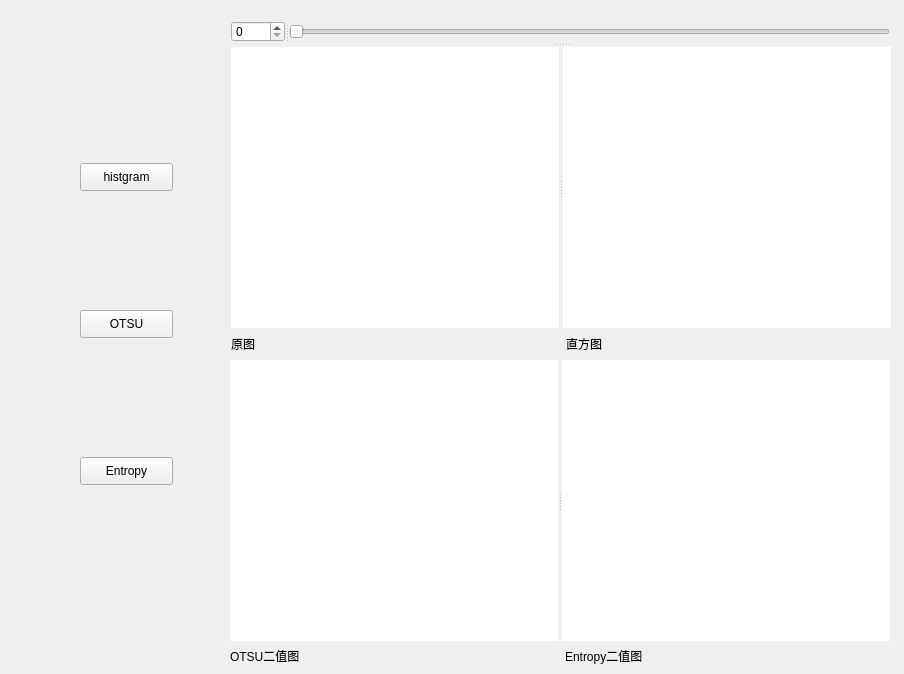
    <widget class="QWidget" name="page">
     <widget class="QWidget" name="layoutWidget">
      <property name="geometry">
       <rect>
        <x>80</x>
        <y>50</y>
        <width>111</width>
        <height>551</height>
       </rect>
      </property>
      <layout class="QVBoxLayout" name="verticalLayout">
       <item>
        <widget class="QPushButton" name="hist">
         <property name="minimumSize">
          <size>
           <width>93</width>
           <height>28</height>
          </size>
         </property>
         <property name="maximumSize">
          <size>
           <width>93</width>
           <height>28</height>
          </size>
         </property>
         <property name="text">
          <string>histgram</string>
         </property>
        </widget>
       </item>
       <item>
        <widget class="QPushButton" name="otsu">
         <property name="minimumSize">
          <size>
           <width>93</width>
           <height>28</height>
          </size>
         </property>
         <property name="maximumSize">
          <size>
           <width>93</width>
           <height>28</height>
          </size>
         </property>
         <property name="text">
          <string>OTSU</string>
         </property>
        </widget>
       </item>
       <item>
        <widget class="QPushButton" name="entropy">
         <property name="minimumSize">
          <size>
           <width>93</width>
           <height>28</height>
          </size>
         </property>
         <property name="maximumSize">
          <size>
           <width>93</width>
           <height>28</height>
          </size>
         </property>
         <property name="text">
          <string>Entropy</string>
         </property>
        </widget>
       </item>
      </layout>
     </widget>
     <widget class="QWidget" name="layoutWidget">
      <property name="geometry">
       <rect>
        <x>231</x>
        <y>21</y>
        <width>664</width>
        <height>333</height>
       </rect>
      </property>
      <layout class="QGridLayout" name="gridLayout">
       <item row="1" column="0">
        <widget class="QLabel" name="label">
         <property name="text">
          <string>原图</string>
         </property>
        </widget>
       </item>
       <item row="1" column="1">
        <widget class="QLabel" name="label_2">
         <property name="text">
          <string>直方图</string>
         </property>
        </widget>
       </item>
       <item row="0" column="0" colspan="2">
        <widget class="QSplitter" name="splitter_3">
         <property name="orientation">
          <enum>Qt::Vertical</enum>
         </property>
         <widget class="QSplitter" name="splitter_2">
          <property name="orientation">
           <enum>Qt::Horizontal</enum>
          </property>
          <widget class="QSpinBox" name="spinBox">
           <property name="minimumSize">
            <size>
             <width>54</width>
             <height>21</height>
            </size>
           </property>
           <property name="maximumSize">
            <size>
             <width>54</width>
             <height>21</height>
            </size>
           </property>
           <property name="maximum">
            <number>255</number>
           </property>
          </widget>
          <widget class="QSlider" name="thresSlider">
           <property name="enabled">
            <bool>true</bool>
           </property>
           <property name="sizePolicy">
            <sizepolicy hsizetype="Fixed" vsizetype="Fixed">
             <horstretch>0</horstretch>
             <verstretch>0</verstretch>
            </sizepolicy>
           </property>
           <property name="minimumSize">
            <size>
             <width>601</width>
             <height>22</height>
            </size>
           </property>
           <property name="maximumSize">
            <size>
             <width>601</width>
             <height>22</height>
            </size>
           </property>
           <property name="maximum">
            <number>255</number>
           </property>
           <property name="orientation">
            <enum>Qt::Horizontal</enum>
           </property>
          </widget>
         </widget>
         <widget class="QSplitter" name="splitter">
          <property name="orientation">
           <enum>Qt::Horizontal</enum>
          </property>
          <widget class="QLabel" name="inImage">
           <property name="minimumSize">
            <size>
             <width>328</width>
             <height>281</height>
            </size>
           </property>
           <property name="maximumSize">
            <size>
             <width>328</width>
             <height>281</height>
            </size>
           </property>
           <property name="styleSheet">
            <string notr="true">background-color: rgb(255, 255, 255);</string>
           </property>
           <property name="text">
            <string/>
           </property>
          </widget>
          <widget class="QLabel" name="outImage">
           <property name="minimumSize">
            <size>
             <width>328</width>
             <height>281</height>
            </size>
           </property>
           <property name="maximumSize">
            <size>
             <width>328</width>
             <height>281</height>
            </size>
           </property>
           <property name="styleSheet">
            <string notr="true">background-color: rgb(255, 255, 255);</string>
           </property>
           <property name="text">
            <string/>
           </property>
          </widget>
         </widget>
        </widget>
       </item>
      </layout>
     </widget>
     <widget class="QWidget" name="layoutWidget">
      <property name="geometry">
       <rect>
        <x>230</x>
        <y>360</y>
        <width>664</width>
        <height>305</height>
       </rect>
      </property>
      <layout class="QGridLayout" name="gridLayout_2">
       <item row="0" column="0" colspan="2">
        <widget class="QSplitter" name="splitter_4">
         <property name="orientation">
          <enum>Qt::Horizontal</enum>
         </property>
         <widget class="QLabel" name="outImage_2">
          <property name="minimumSize">
           <size>
            <width>328</width>
            <height>281</height>
           </size>
          </property>
          <property name="maximumSize">
           <size>
            <width>328</width>
            <height>281</height>
           </size>
          </property>
          <property name="styleSheet">
           <string notr="true">background-color: rgb(255, 255, 255);</string>
          </property>
          <property name="text">
           <string/>
          </property>
         </widget>
         <widget class="QLabel" name="outImage_3">
          <property name="minimumSize">
           <size>
            <width>328</width>
            <height>281</height>
           </size>
          </property>
          <property name="maximumSize">
           <size>
            <width>328</width>
            <height>281</height>
           </size>
          </property>
          <property name="styleSheet">
           <string notr="true">background-color: rgb(255, 255, 255);</string>
          </property>
          <property name="text">
           <string/>
          </property>
         </widget>
        </widget>
       </item>
       <item row="1" column="0">
        <widget class="QLabel" name="label_3">
         <property name="text">
          <string>OTSU二值图</string>
         </property>
        </widget>
       </item>
       <item row="1" column="1">
        <widget class="QLabel" name="label_4">
         <property name="text">
          <string>Entropy二值图</string>
         </property>
        </widget>
       </item>
      </layout>
     </widget>
    </widget>
